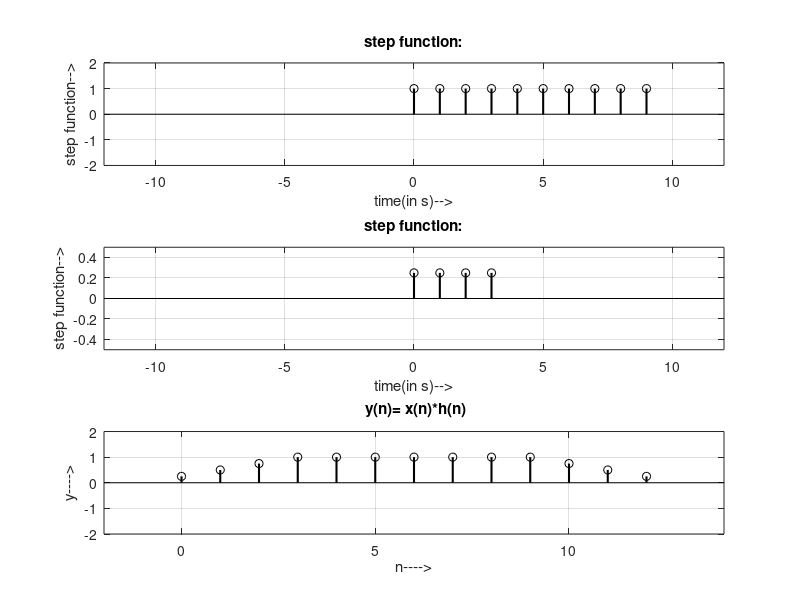

Source code (MATLAB):
%Convoluton sum
clc;

%x[n]
x = ones(1,10)
nx = 0:9
subplot(3,1,1),stem(nx,x,'k','linewidth',1.5);
title('step function:');
xlabel('time(in s)-->');
ylabel('step function-->');
axis([-12 12 -2 2]);
grid on;

%h[n]
h = 0.25*ones(1,4)
nh = 0:3
subplot(3,1,2),stem(nh,h,'k','linewidth',1.5);
title('step function:');
xlabel('time(in s)-->');
ylabel('step function-->');
axis([-12 12 -0.5 0.5]);
grid on;

%Convolution 
y = conv(x,h);
ny = (nx(1)+nh(1)):(nx(end)+nh(end));
subplot(3,1,3),stem(ny,y,'k','linewidth',1.5);
title(' y(n)= x(n)*h(n)');
xlabel('n---->');
ylabel('y---->');
axis([-2 14 -2 2]);
grid on;